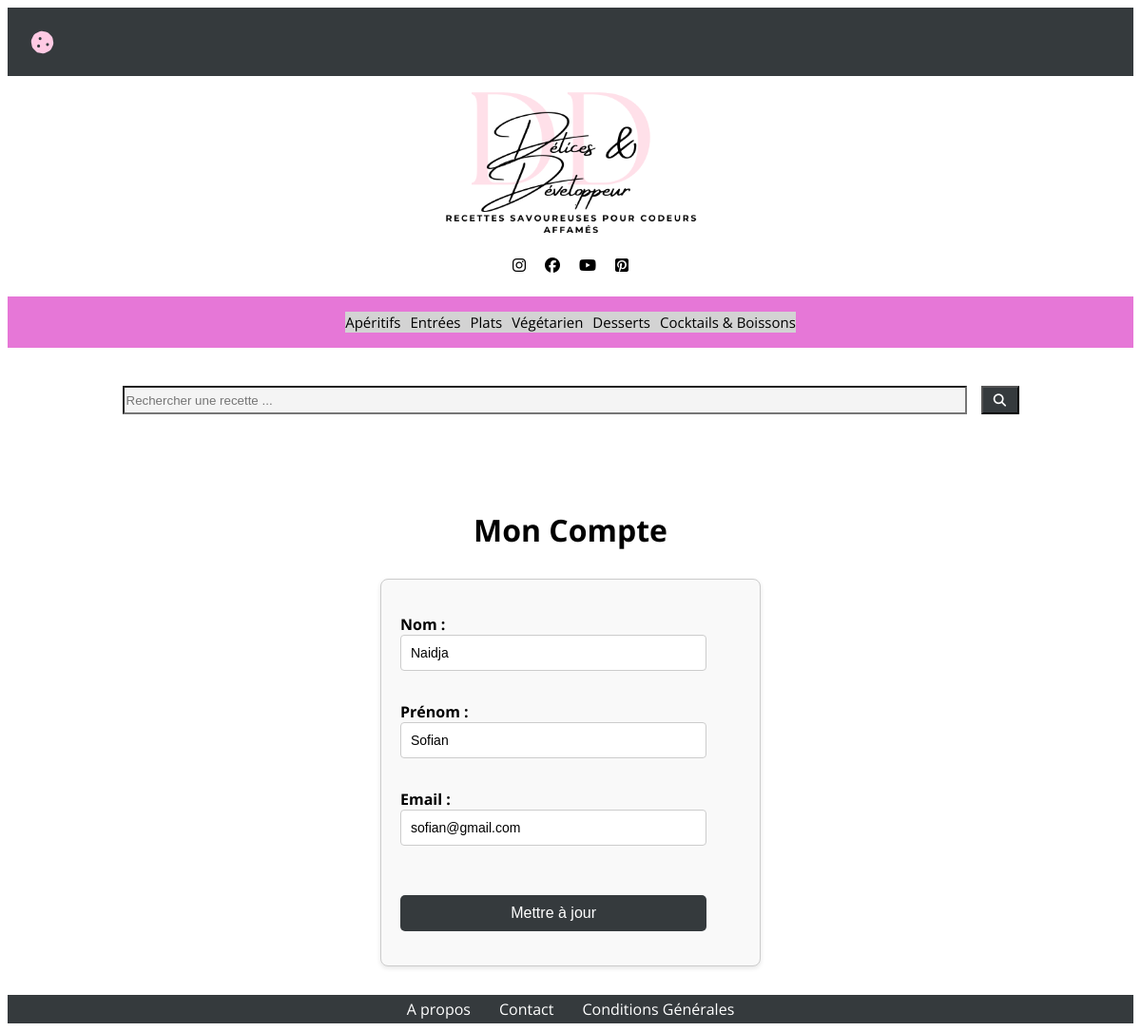
Screenshot of /account.php (signed in) with the database file from the repository.
### tables this page shows
CREATE TABLE `utilisateur` (
  `id_utilisateur` int NOT NULL,
  `nom` varchar(250) NOT NULL,
  `email` varchar(250) NOT NULL,
  `mdp` varchar(60) NOT NULL,
  `role` varchar(250) NOT NULL DEFAULT '0',
  `prenom` varchar(250) NOT NULL
);

### account.php (the view, shortened to what this page needs)
<?php
require_once 'partials/header.php';
$userId = $_SESSION['utilisateur']['id_utilisateur'];
function getUserInfo($userId)
{
    $pdo = getDbConnection();
    $stmt = $pdo->prepare('SELECT * FROM utilisateur WHERE id_utilisateur = :id_utilisateur');
    $stmt->execute(['id_utilisateur' => $userId]);
    return $stmt->fetch(PDO::FETCH_ASSOC);
}
$userInfo = getUserInfo($userId);
?>
<h1 class="titleaccount">Mon Compte</h1>
<?php if ($userInfo): ?>
    <form class="acccountform" action="update_user.php" method="post">
        <p><strong>Nom :</strong> <input type="text" name="nom" value="<?php echo htmlspecialchars($userInfo['nom']); ?>"></p>
        <p><strong>Prénom :</strong> <input type="text" name="prenom" value="<?php echo htmlspecialchars($userInfo['prenom']); ?>"></p>
        <p><strong>Email :</strong> <input type="email" name="email" value="<?php echo htmlspecialchars($userInfo['email']); ?>"></p>
        <p><input type="submit" value="Mettre à jour"></p>
    </form>
<?php else: ?>
    <p>Aucune information trouvée.</p>
<?php endif; ?>
<?php require_once 'partials/footer.php';
?>

### styles.css (style rules this page uses)
body { font-family: "Open Sans", sans-serif; font-optical-sizing: auto; font-weight: weight; font-style: normal; font-variation-settings: "wdth" 100; }
.acccountform { display: flex; flex-direction: column; max-width: 400px; margin: 30px auto; padding: 20px; background-color: #f9f9f9; border: 1px solid #ccc; border-radius: 8px; box-shadow: 0 2px 5px rgba(0, 0, 0, 0.1); box-sizing: border-box; }
.acccountform input[type="text"], .acccountform input[type="email"] { width: 90%; padding: 10px; border: 1px solid #ccc; border-radius: 4px; font-size: 14px; margin: 0 auto; box-sizing: border-box; }
.acccountform input[type="submit"] { background-color: #353a3d; color: white; border: none; cursor: pointer; padding: 10px; font-size: 16px; border-radius: 5px; transition: background-color 0.3s; width: 90%; margin: 20px auto 0; box-sizing: border-box; }
.titlelogin, .titleaccount { text-align: center; }
h1 { text-align: center; margin-top: 100px; }

### rows the page displays
utilisateur: nom "Naidja", prenom "Sofian", email "sofian@gmail.com"
